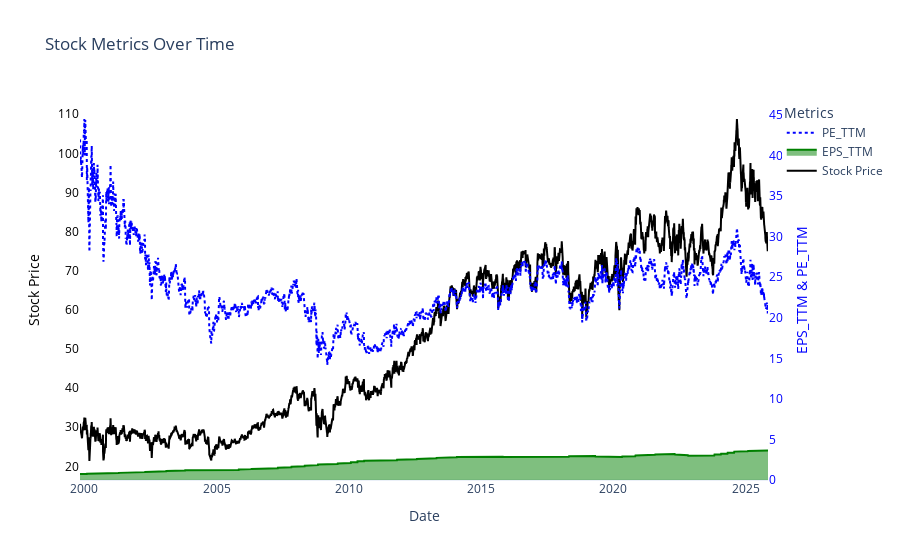

The notebook cell this image was saved under:
### Code cell
import plotly.graph_objects as go


# Create the figure
fig = go.Figure()

# Add stock_price on primary y-axis (left)
fig.add_trace(go.Scatter(
    x=stock_consolidate_df.index,
    y=stock_consolidate_df["stock_price"],
    mode='lines',
    line=dict(color='black'),
    name='Stock Price',
    yaxis="y1"
))

# Add EPS_TTM on secondary y-axis (right)
fig.add_trace(go.Scatter(
    x=stock_consolidate_df.index,
    y=stock_consolidate_df["EPS_TTM"],
    mode='lines',
    fill='tonexty',  # Shadow effect
    line=dict(color='green'),
    name='EPS_TTM',
    yaxis="y2"
))

# Add PE_TTM on secondary y-axis (right)
fig.add_trace(go.Scatter(
    x=stock_consolidate_df.index,
    y=stock_consolidate_df["PE_TTM"],
    mode='lines',
    line=dict(color='blue', dash='dot'),
    name='PE_TTM',
    yaxis="y2"
))

# Update layout to remove grid and configure dual y-axes
fig.update_layout(
    title="Stock Metrics Over Time",
    xaxis=dict(title="Date", showgrid=False),
    yaxis=dict(
        title="Stock Price",
        showgrid=False,
        titlefont=dict(color="black"),
        tickfont=dict(color="black")
    ),
    yaxis2=dict(
        title="EPS_TTM & PE_TTM",
        overlaying="y",  # Overlay with y1
        side="right",
        showgrid=False,
        titlefont=dict(color="blue"),
        tickfont=dict(color="blue")
    ),
    legend_title="Metrics",
    template="plotly_white",
    plot_bgcolor='white'  # Background color
)

# Show the plot
fig.show()

### Figure 1 — Plotly figure (JSON) as saved in the notebook; plotly's stock layout.template omitted (floating-point values rounded to 4 significant figures; data arrays with more than 128 entries replaced by an {"elided": "..."} marker saying what was removed)
{"data": [{"line": {"color": "black"}, "mode": "lines", "name": "Stock Price", "type": "scatter", "x": {"elided": "6546 str values"}, "y": {"elided": "6546 float values"}, "yaxis": "y"}, {"fill": "tonexty", "line": {"color": "green"}, "mode": "lines", "name": "EPS_TTM", "type": "scatter", "x": {"elided": "6546 str values"}, "y": {"elided": "6546 float values"}, "yaxis": "y2"}, {"line": {"color": "blue", "dash": "dot"}, "mode": "lines", "name": "PE_TTM", "type": "scatter", "x": {"elided": "6546 str values"}, "y": {"elided": "6546 float values"}, "yaxis": "y2"}], "layout": {"legend": {"title": {"text": "Metrics"}}, "plot_bgcolor": "white", "title": {"text": "Stock Metrics Over Time"}, "xaxis": {"showgrid": false, "title": {"text": "Date"}}, "yaxis": {"showgrid": false, "tickfont": {"color": "black"}, "title": {"font": {"color": "black"}, "text": "Stock Price"}}, "yaxis2": {"overlaying": "y", "showgrid": false, "side": "right", "tickfont": {"color": "blue"}, "title": {"font": {"color": "blue"}, "text": "EPS_TTM & PE_TTM"}}}}
